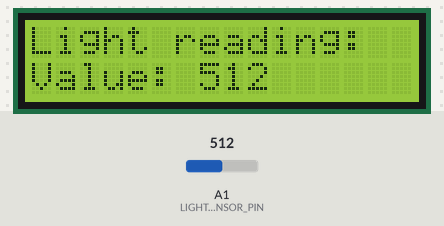
Recording of a sketch running on a simulated Arduino Uno, built with avr-gcc and run on an emulated ATmega328P. Parts: 16×2 character LCD. The test bench sets the inputs (shaded band); at power-on: A1 (LIGHT_SENSOR_PIN) = 512.

Above: at 1.2 s.
1.3 s: A1 (LIGHT_SENSOR_PIN) set to 716
At 2.5 s:
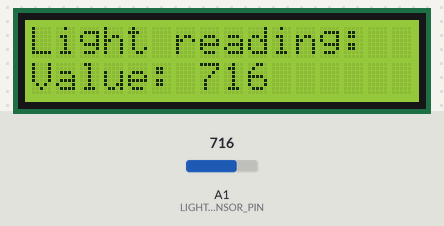
2.8 s: A1 (LIGHT_SENSOR_PIN) set to 900
At 4.0 s:
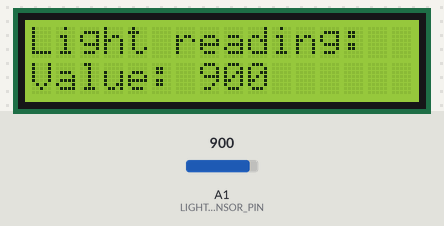
4.3 s: A1 (LIGHT_SENSOR_PIN) set to 1023
At 5.6 s:
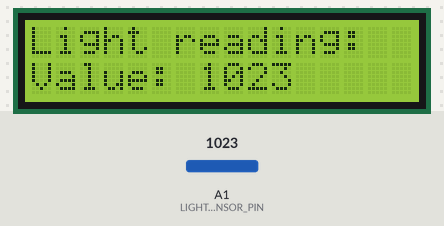
Timing chart, 0 to 7.3 s (numbered marks = the images above; inputs shaded):
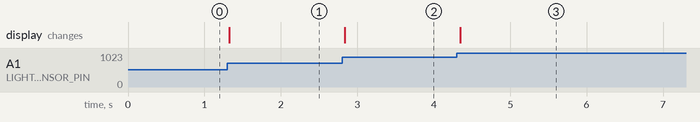

Measured:
- after the input at 1.3 s, the display: changes at once (image 1)
- after the input at 2.8 s, the display: changes at once (image 2)
- after the input at 4.3 s, the display: changes after 0.05 s (image 3)

The sketch:

Lesson17_ShowLCDInformation.ino
```cpp
// Display the current photocell reading on a 16-by-2 LCD.
// Adjust these pins to match the wiring in your kit guide.
#include <LiquidCrystal.h>

LiquidCrystal lcd(7, 6, 5, 4, 3, 2);
const int LIGHT_SENSOR_PIN = A1;

void setup() {
  lcd.begin(16, 2);
  lcd.setCursor(0, 0);
  lcd.print("Light reading:");
}

void loop() {
  int lightReading = analogRead(LIGHT_SENSOR_PIN);

  lcd.setCursor(0, 1);
  lcd.print("Value: ");
  lcd.print(lightReading);
  lcd.print(" ");

  delay(250);
}
```
